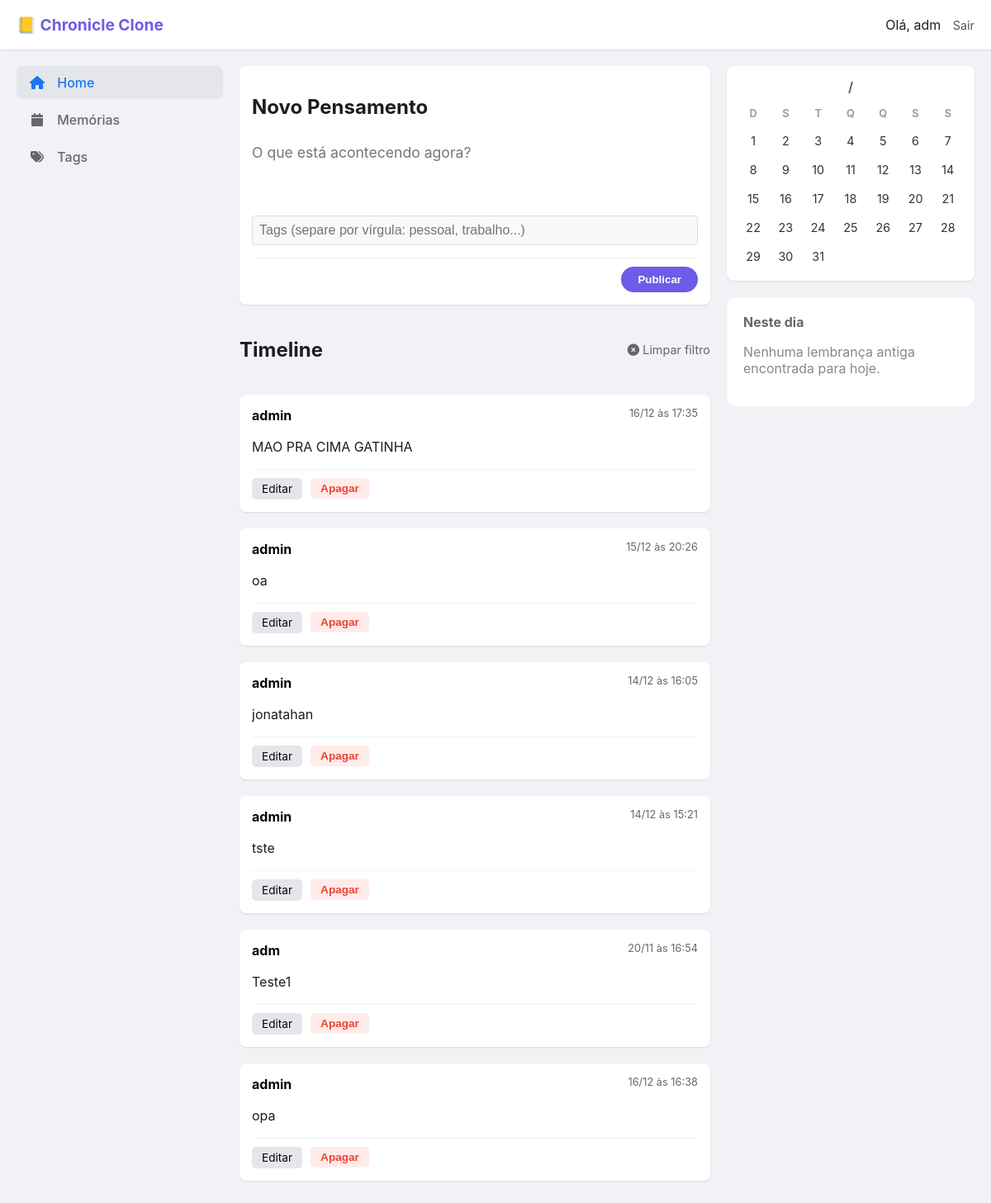
The app's page /dashboard (signed in) with its own data.
### app.py (models this page shows, shortened)
class User(db.Model, UserMixin): #Cria a tabela de usuários no banco de dados, adicionado UserMixin para autenticação
    id = db.Column(db.Integer, primary_key=True) #ID do usuário
    username = db.Column(db.String(80), unique=True, nullable=False) #Nome do usuário
    password_hash = db.Column(db.String(128), nullable=False) #Senha do usuário (armazenada como hash) -- sempre salvar a senha em hash

class Post(db.Model): #Criar a tabela de posts no banco de dados
    idPost = db.Column(db.Integer, primary_key=True, nullable=False) #ID do post
    dataPost = db.Column(db.DateTime, default=datetime.now) #Data do post, atualizado utc para now
    content = db.Column(db.Text, nullable=False) #Conteúdo do post
    user_id = db.Column(db.Integer, db.ForeignKey('user.id'), nullable=False) #ID do usuário que criou o post
    autor = db.relationship('User', backref ='posts')
    tags = db.relationship('Tag', secondary=post_tags, backref='posts')

### app.py (the view)
@app.route('/dashboard')
@login_required
def dashboard():
    hoje = datetime.now()
    memorias = Post.query.filter(
        extract('month', Post.dataPost) == hoje.month,
        extract('day', Post.dataPost) == hoje.day,
        extract('year', Post.dataPost) != hoje.year,
        Post.user_id == current_user.id
    ).all()
    cal = calendar.monthcalendar(hoje.year, hoje.month)
    posts_do_mes = Post.query.filter(
        extract('month', Post.dataPost) == hoje.month,
        extract('year', Post.dataPost) == hoje.year,
        Post.user_id == current_user.id
    ).all()
    dias_ativos = [p.dataPost.day for p in posts_do_mes]
    data_url = request.args.get('data')  # Obtém o parâmetro 'date' da URL
    if data_url:
        data_filtro = datetime.strptime(data_url, '%Y-%m-%d')
        posts = Post.query.filter(
            extract('day', Post.dataPost) == data_filtro.day,
            extract('month', Post.dataPost) == data_filtro.month,
            extract('year', Post.dataPost) == data_filtro.year,
            Post.user_id == current_user.id).all()
        titulo_pagina = f'Posts de {data_filtro.strftime("%d/%m/%Y")}'
    else:
        posts = Post.query.order_by(Post.dataPost.desc()).all()
        titulo_pagina = 'Timeline'
    return render_template('dashboard.html',
                           posts=posts,
                           memorias=memorias,
                           calendario=cal,
                           dias_ativos=dias_ativos,
                           ano_mes=hoje.strftime('%m / %Y'),
                           title=titulo_pagina,
                           data_atual=hoje)

### app.py (called while the page is built)
@login_manager.user_loader
def load_user(user_id):
    return User.query.get(int(user_id)) #Convertendo id string para int

### templates/dashboard.html (shortened to what this page needs)
<!DOCTYPE html>
<html lang="pt-br">
<head>
    <link rel="stylesheet" href="{{ url_for('static', filename='css/style.css') }}">
    <link rel="stylesheet" href="https://cdnjs.cloudflare.com/ajax/libs/font-awesome/6.0.0/css/all.min.css">
</head>
<body>
    <header class="top-bar">
        <div class="logo">📒 Chronicle Clone</div>
        <div class="user-menu">
            <span>Olá, {{ current_user.username }}</span>
            <a href="{{ url_for('logout') }}" class="btn-logout">Sair</a>
        </div>
    </header>
    <div class="main-container">
        <aside class="sidebar">
            <nav>
                <a href="#" class="active"><i class="fas fa-home"></i> Home</a>
                <a href="{{ url_for('memories') }}"><i class="fas fa-calendar"></i> Memórias</a>
                <a href="{{ url_for('all_tags') }}"><i class="fas fa-tags"></i> Tags</a>
            </nav>
        </aside>
        <main class="content-area">
            <div class="new-post-card">
                <h2>Novo Pensamento</h2>
                <form action="/add_post" method="POST">
                    <textarea name="content" rows="3" placeholder="O que está acontecendo agora?" required></textarea>
                    <div style="margin-top: 10px;">
                        <input type="text" name="tags" placeholder="Tags (separe por vírgula: pessoal, trabalho...)"
                            style="width: 100%; border: 1px solid #ddd; padding: 8px; border-radius: 4px;">
                    </div>
                    <div class="form-footer">
                        <button type="submit">Publicar</button>
                    </div>
                </form>
            </div>
                <div style="display: flex; align-items: center; justify-content: space-between; margin-bottom: 20px;">
                    <h2>{{ title if title else 'Timeline' }}</h2>
                    {% if title %}
                        <a href="{{ url_for('dashboard') }}" style="font-size: 0.9rem; color: #666; text-decoration: none;">
                         <i class="fas fa-times-circle"></i> Limpar filtro
                        </a>
                    {% endif %}
                </div>
            {% for post in posts %}
                <div class="post-card">
                    <div class="post-header">
                        <span class="author-name">{{ post.autor.username }}</span>
                        <span class="post-date">{{ post.dataPost.strftime('%d/%m às %H:%M') }}</span>
                    </div>
                    <p class="post-content">{{ post.content }}</p>
                    <div class="post-actions">
                        <a href="{{ url_for('edit_post', post_id=post.idPost) }}" class="btn-small">Editar</a>
                        <form action="{{ url_for('delete_post', post_id=post.idPost) }}" method="POST" style="display: inline;">
                            <button type="submit" class="btn-small btn-danger">Apagar</button>
                        </form>
                    </div>
                </div>
            {% else %}
                <p class="empty-state">Seu diário está vazio. Comece a escrever!</p>
            {% endfor %}
        </main>
    <aside class="right-widgets">
            <div class="widget">
                <h3 style="text-align: center; margin-bottom: 15px;">
                    {{ mes_atual }} / {{ ano_atual }}
                </h3>
            <div class="calendar-grid">
                <div class="cal-header">D</div>
                <div class="cal-header">S</div>
                <div class="cal-header">T</div>
                <div class="cal-header">Q</div>
                <div class="cal-header">Q</div>
                <div class="cal-header">S</div>
                <div class="cal-header">S</div>
                {% for semana in calendario %}
                    {% for dia in semana %}
                        {% if dia == 0 %}
                            <div class="cal-day empty"></div>
                        {% else %}
                            <div class="cal-day {{ 'has-post' if dia in dias_ativos else '' }}">
                                {% if dia in dias_ativos %}
                                    <a href="{{ url_for('dashboard', data='%04d-%02d-%02d' % (data_atual.year, data_atual.month, dia)) }}"
                                        style="text-decoration: none; color: inherit; display: flex; align-items: center; justify-content: center; width: 100%; height: 100%;">
                                            {{ dia }}
                                    </a>
                                {% else %}
                                    {{ dia }}
                                {% endif %}
                            </div>
                        {% endif %}
                    {% endfor %}
                {% endfor %}
            </div>
        </div>
        <div class="card" style="background: white; padding: 20px; border-radius: 12px; margin-top: 20px;">
            <h3 style="margin-bottom: 15px;">Neste dia</h3>
            {% if memorias %}
                 <p style="margin-bottom: 10px;">
                    Você tem <strong>{{ memorias|length }}</strong> lembrança(s) de anos anteriores.
                </p>
                <div style="background: #f0f2f5; padding: 10px; border-radius: 8px; margin-bottom: 10px; font-style: italic; color: #555; font-size: 0.9rem;">
                    "{{ memorias[0].content }}"
                    <br>
                    <span style="font-weight: bold; font-style: normal; font-size: 0.8rem; color: #6c5ce7;">
                        — em {{ memorias[0].dataPost.year }}
                    </span>
                </div>
            <a href="{{ url_for('memories') }}" style="text-decoration: none; color: #6c5ce7; font-weight: bold; font-size: 0.9rem;">
                Ver todas as memórias <i class="fas fa-arrow-right"></i>
            </a>
            {% else %}
                <p style="color: #888;">Nenhuma lembrança antiga encontrada para hoje.</p>
            {% endif %}
        </div>
    </aside>
    </div>
</body>
</html>

### static/css/style.css (style rules this page uses)
* { box-sizing: border-box; }
body { font-family: 'Inter', 'Segoe UI', sans-serif; background-color: #f0f2f5; color: #1c1e21; margin: 0; padding: 0; }
.top-bar { background-color: #ffffff; height: 60px; display: flex; justify-content: space-between; align-items: center; padding: 0 20px; box-shadow: 0 1px 2px rgba(0,0,0,0.1); position: sticky; top: 0; z-index: 100; }
.logo { font-weight: bold; font-size: 1.2rem; color: #6c5ce7; }
.btn-logout { font-size: 0.9rem; color: #555; text-decoration: none; margin-left: 10px; }
.main-container { display: grid; grid-template-columns: 250px 1fr 300px; gap: 20px; max-width: 1200px; margin: 20px auto; padding: 0 20px; align-items: start; }
.sidebar nav a { display: block; padding: 10px 15px; color: #65676b; text-decoration: none; font-weight: 500; border-radius: 8px; margin-bottom: 5px; transition: background 0.2s; }
.sidebar nav a:hover, .sidebar nav a.active { background-color: #e4e6eb; color: #1877f2; }
.sidebar i { margin-right: 10px; width: 20px; text-align: center; }
.new-post-card, .post-card, .widget { background: white; border-radius: 8px; box-shadow: 0 1px 2px rgba(0,0,0,0.1); padding: 15px; margin-bottom: 20px; }
.new-post-card textarea { width: 100%; border: none; resize: none; font-family: inherit; font-size: 1.1rem; outline: none; padding: 10px 0; }
.form-footer { border-top: 1px solid #f0f2f5; padding-top: 10px; text-align: right; }
button { background-color: #6c5ce7; color: white; border: none; padding: 8px 20px; border-radius: 20px; font-weight: bold; cursor: pointer; transition: background 0.2s; }
.post-header { display: flex; justify-content: space-between; margin-bottom: 10px; }
.author-name { font-weight: bold; color: #050505; }
.post-date { font-size: 0.8rem; color: #65676b; }
.post-content { font-size: 1rem; line-height: 1.5; margin-bottom: 15px; }
.post-actions { border-top: 1px solid #f0f2f5; padding-top: 10px; display: flex; gap: 10px; }
.btn-small { padding: 5px 12px; font-size: 0.85rem; border-radius: 5px; text-decoration: none; background: #e4e6eb; color: #050505; }
.btn-small.btn-danger { background: #ffebe9; color: #ea4335; }
.right-widgets h3 { font-size: 1rem; color: #65676b; margin-top: 0; }
input[type="text"], input[type="password"] { width: 100%; padding: 12px; margin-bottom: 15px; border: 1px solid #ddd; border-radius: 8px; background-color: #f9f9f9; font-size: 1rem; box-sizing: border-box; outline: none; transition: border 0.3s; }
.calendar-grid { display: grid; grid-template-columns: repeat(7, 1fr); gap: 5px; text-align: center; }
.cal-header { font-weight: bold; font-size: 0.8rem; color: #a0a0a0; margin-bottom: 5px; }
.cal-day { font-size: 0.9rem; padding: 8px 0; border-radius: 50%; width: 30px; height: 30px; display: flex; align-items: center; justify-content: center; margin: 0 auto; color: #333; }
.cal-day.empty { background: transparent; }

### records on screen
User: username "adm"
Post: autor.username "admin", dataPost "16/12 às 17:35", content "MAO PRA CIMA GATINHA"
Post: autor.username "admin", dataPost "15/12 às 20:26", content "oa"
Post: autor.username "admin", dataPost "14/12 às 16:05", content "jonatahan"
Post: autor.username "admin", dataPost "14/12 às 15:21", content "tste"
Post: autor.username "adm", dataPost "20/11 às 16:54", content "Teste1"
Post: autor.username "admin", dataPost "16/12 às 16:38", content "opa"

### other values on screen
{{ title if title else 'Timeline' }} "Timeline"
{{ dia }} "1" "2" "3" "4" "5" "6" "7" "8" "9" "10" "11" "12" "13" "14" "15" "16" "17" "18" "19" "20" "21" "22" "23" "24" "25" "26" "27" "28" "29" "30" "31"
